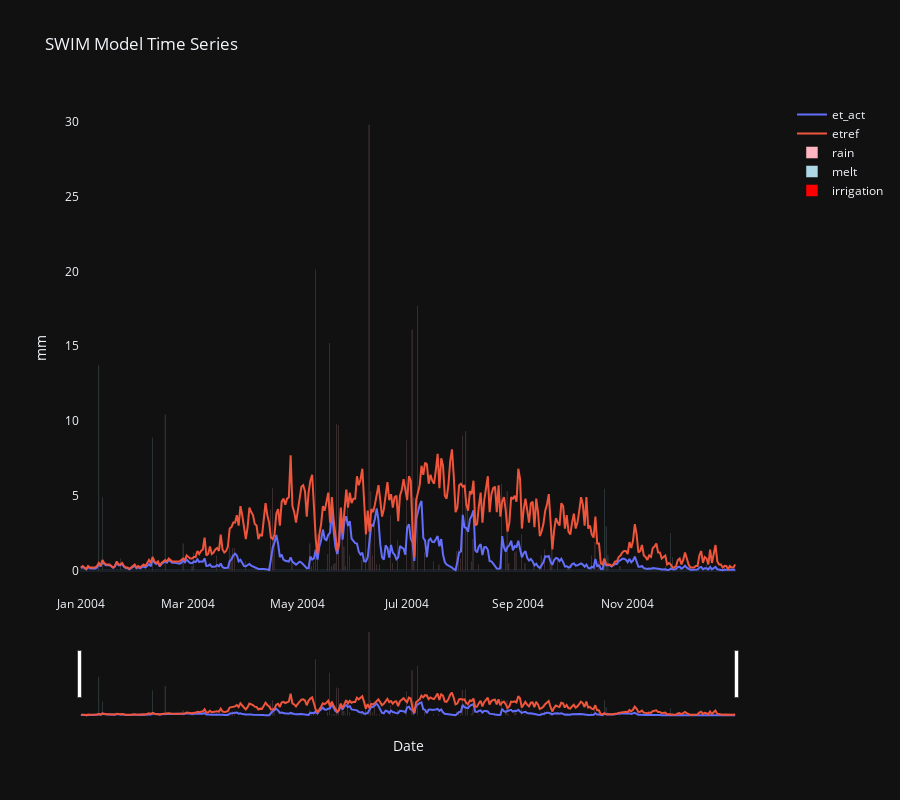

The code cell stored with this chart in its notebook:
### Code cell
df = pd.read_csv(out_csv, index_col=0, parse_dates=True)

ydf = df.loc['2004-01-01': '2004-12-31']
print(f'total irrigation: {ydf.irrigation.sum():.1f}')
print(f'total et: {ydf.et_act.sum():.1f}')
print(f'total precip: {ydf.ppt.sum():.1f}')
plot_swim_timeseries(ydf, ['et_act', 'etref', 'rain', 'melt', 'irrigation'], start='2004-01-01', end='2004-12-31', png_file='et.png')

### Figure 1 — Plotly figure (JSON) as saved in the notebook; plotly's stock layout.template omitted (floating-point values rounded to 4 significant figures; data arrays with more than 128 entries replaced by an {"elided": "..."} marker saying what was removed)
{"data": [{"name": "et_act", "type": "scatter", "x": {"elided": "366 str values"}, "xaxis": "x", "y": {"elided": "366 float values"}, "yaxis": "y"}, {"name": "etref", "type": "scatter", "x": {"elided": "366 str values"}, "xaxis": "x", "y": {"elided": "366 float values"}, "yaxis": "y"}, {"marker": {"color": "lightpink"}, "name": "rain", "type": "bar", "x": {"elided": "366 str values"}, "xaxis": "x", "y": {"elided": "366 float values"}, "yaxis": "y"}, {"marker": {"color": "lightblue"}, "name": "melt", "type": "bar", "x": {"elided": "366 str values"}, "xaxis": "x", "y": {"elided": "366 float values"}, "yaxis": "y"}, {"marker": {"color": "red"}, "name": "irrigation", "type": "bar", "x": {"elided": "366 str values"}, "xaxis": "x", "y": {"elided": "366 int values"}, "yaxis": "y"}], "layout": {"height": 800, "title": {"text": "SWIM Model Time Series"}, "xaxis": {"anchor": "y", "domain": [0, 0.94], "rangeslider": {"visible": true}, "showgrid": false, "title": {"text": "Date"}}, "yaxis": {"anchor": "x", "domain": [0, 1], "showgrid": false, "title": {"text": "mm"}}, "yaxis2": {"anchor": "x", "overlaying": "y", "showgrid": false, "side": "right"}}}
